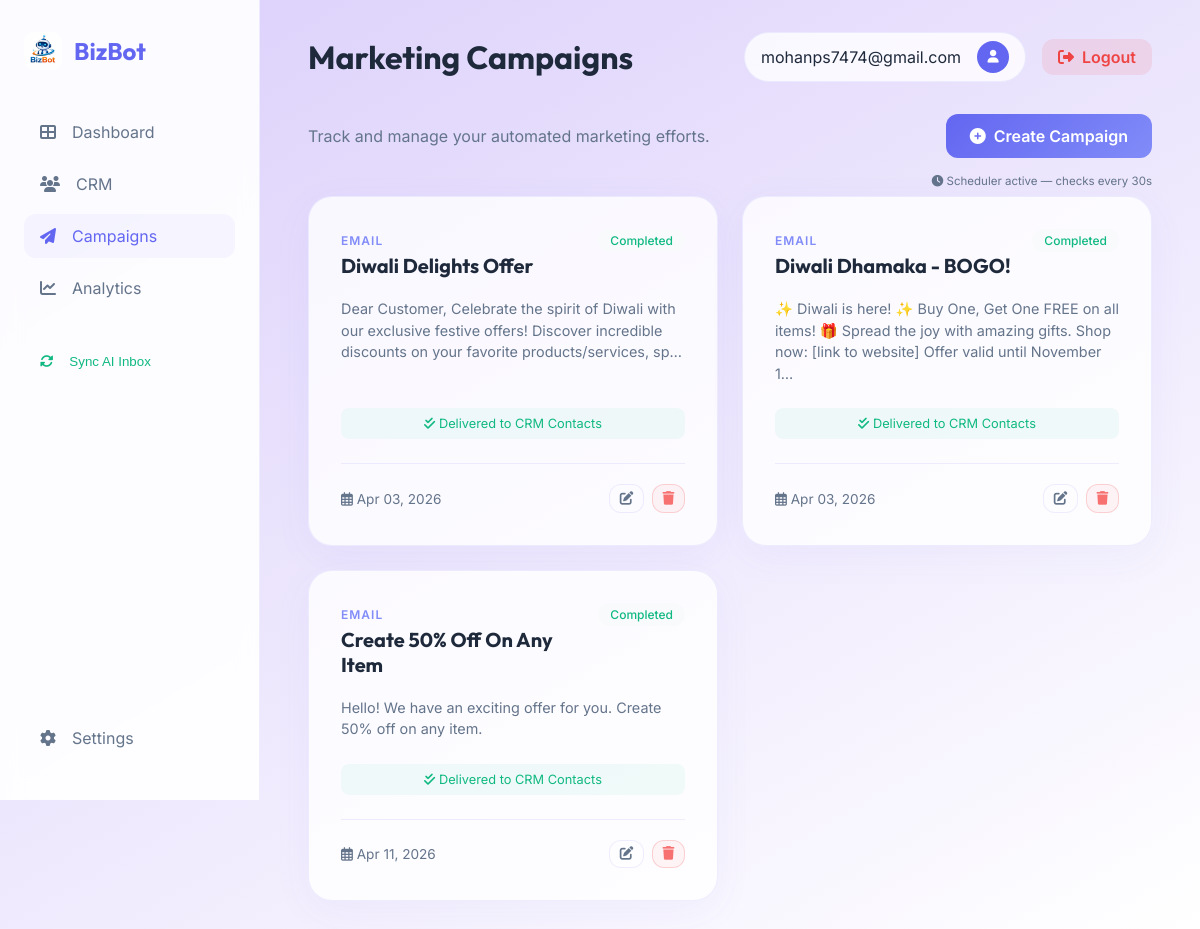
/campaigns/ (signed in), run on the app's committed database.
### campaigns/models.py (models this page shows, shortened)
class Campaign(models.Model):
    CHANNEL_CHOICES = [
        ('EMAIL', 'Email'),
        ('SMS', 'SMS'),
        ('WHATSAPP', 'WhatsApp'),
    ]
    STATUS_CHOICES = [
        ('DRAFT', 'Draft'),
        ('SCHEDULED', 'Scheduled'),
        ('RUNNING', 'Running'),
        ('COMPLETED', 'Completed'),
        ('FAILED', 'Failed'),
    ]
    name = models.CharField(max_length=200)
    channel = models.CharField(max_length=20, choices=CHANNEL_CHOICES)
    content = models.TextField(help_text="The message template or content")
    schedule_time = models.DateTimeField(null=True, blank=True)
    status = models.CharField(max_length=20, choices=STATUS_CHOICES, default='DRAFT')
    created_at = models.DateTimeField(auto_now_add=True)

### campaigns/views.py (the view)
# urls.py: path('', views.campaign_list, name='campaign_list'),
@login_required
def campaign_list(request):
    campaigns = Campaign.objects.all()
    return render(request, 'campaigns/campaign_list.html', {'campaigns': campaigns})

### templates/campaigns/campaign_list.html (shortened to what this page needs)
{% extends 'base.html' %}
{% block page_title %}Marketing Campaigns{% endblock %}
{% block content %}
<div class="fade-in">
    <div style="display: flex; justify-content: space-between; align-items: center; margin-bottom: 1rem;">
        <p style="color: var(--text-dim);">Track and manage your automated marketing efforts.</p>
        <a href="{% url 'campaign_create' %}" class="btn btn-primary">
            <i class="fas fa-plus-circle"></i> Create Campaign
        </a>
    </div>
    <div id="scheduler-status"><i class="fas fa-clock"></i> Scheduler active — checks every 30s</div>
    <div style="display: grid; grid-template-columns: repeat(auto-fit, minmax(320px, 1fr)); gap: 1.5rem;">
        {% for campaign in campaigns %}
        <div class="glass-card" style="position: relative; overflow: hidden; display: flex; flex-direction: column;">
            <div
                style="display: flex; justify-content: space-between; align-items: flex-start; margin-bottom: 1.25rem;">
                <div>
                    <span
                        style="font-size: 0.75rem; color: var(--primary-light); font-weight: 600; text-transform: uppercase; letter-spacing: 1px;">
                        {{ campaign.get_channel_display }}
                    </span>
                    <h3 style="margin-top: 0.25rem; font-size: 1.25rem;">{{ campaign.name }}</h3>
                </div>
                <span class="status-badge status-{{ campaign.status|lower }}">
                    {{ campaign.get_status_display }}
                </span>
            </div>
            <p style="color: var(--text-dim); font-size: 0.9rem; line-height: 1.5; margin-bottom: 1.5rem; flex-grow: 1;">
                {{ campaign.content|truncatechars:150 }}
            </p>
            <div style="margin-bottom: 1.5rem;">
                {% if campaign.status == 'DRAFT' %}
                    <a href="{% url 'campaign_launch' campaign.pk %}" class="btn btn-primary"
                       style="width: 100%; justify-content: center; background: linear-gradient(135deg, #10b981, #34d399); border: none; font-weight: 700;"
                       onclick="this.innerHTML='<i class=\'fas fa-spinner fa-spin\'></i> AI Personalizing &amp; Sending...'; this.style.opacity='0.6'; this.style.pointerEvents='none';">
                        <i class="fas fa-rocket"></i> Launch to All Contacts
                    </a>
                {% elif campaign.status == 'COMPLETED' %}
                    <div style="text-align: center; font-size: 0.8rem; color: var(--accent); padding: 0.5rem; background: rgba(16,185,129,0.05); border-radius: 8px;">
                        <i class="fas fa-check-double"></i> Delivered to CRM Contacts
                    </div>
                {% endif %}
            </div>
            <div
                style="display: flex; justify-content: space-between; align-items: center; padding-top: 1.25rem; border-top: 1px solid var(--glass-border);">
                <div style="font-size: 0.85rem; color: var(--text-dim);">
                    <i class="far fa-calendar-alt"></i> {{ campaign.created_at|date:"M d, Y" }}
                </div>
                <div style="display: flex; gap: 0.5rem;">
                    <a href="{% url 'campaign_edit' campaign.pk %}" class="btn"
                        style="padding: 0.4rem 0.6rem; background: rgba(255,255,255,0.03); border: 1px solid var(--glass-border); color: var(--text-dim); text-decoration: none; font-size: 0.85rem;">
                        <i class="fas fa-edit"></i>
                    </a>
                    <a href="{% url 'campaign_delete' campaign.pk %}" class="btn"
                        style="padding: 0.4rem 0.6rem; background: rgba(239, 68, 68, 0.05); border: 1px solid rgba(239, 68, 68, 0.2); color: #f87171; text-decoration: none; font-size: 0.85rem;"
                        onclick="return confirm('Are you sure you want to delete this campaign?');">
                        <i class="fas fa-trash"></i>
                    </a>
                </div>
            </div>
        </div>
        {% endfor %}
    </div>
</div>
{% endblock %}

### templates/base.html (shortened to what this page needs)
{% load static %}
<!DOCTYPE html>
<html lang="en">
<head>
    <link rel="stylesheet" href="https://cdnjs.cloudflare.com/ajax/libs/font-awesome/6.4.0/css/all.min.css">
    <link rel="stylesheet" href="{% static 'css/style.css' %}">
</head>
<body>
    <aside>
        <a href="/" class="brand">
            <img src="{% static 'img/logo.jpg' %}" alt="BizBot Logo" class="brand-logo">
            <span>BizBot</span>
        </a>
        <ul class="nav-links">
            <li class="nav-item">
                <a href="{% url 'dashboard' %}"
                    class="nav-link {% if request.resolver_match.url_name == 'dashboard' %}active{% endif %}">
                    <i class="fas fa-th-large"></i>
                    <span>Dashboard</span>
                </a>
            </li>
            <li class="nav-item">
                <a href="{% url 'contact_list' %}" class="nav-link {% if 'crm' in request.path %}active{% endif %}">
                    <i class="fas fa-users"></i>
                    <span>CRM</span>
                </a>
            </li>
            <li class="nav-item">
                <a href="{% url 'campaign_list' %}"
                    class="nav-link {% if 'campaigns' in request.path %}active{% endif %}">
                    <i class="fas fa-paper-plane"></i>
                    <span>Campaigns</span>
                </a>
            </li>
            <li class="nav-item">
                <a href="{% url 'analytics' %}" class="nav-link {% if request.resolver_match.url_name == 'analytics' %}active{% endif %}">
                    <i class="fas fa-chart-line"></i>
                    <span>Analytics</span>
                </a>
            </li>
            <li class="nav-item" style="margin-top: 2rem;">
                <button onclick="syncAIInbox()" id="syncBtn" class="nav-link" style="background: none; border: none; width: 100%; cursor: pointer; color: var(--accent);">
                    <i class="fas fa-sync-alt" id="syncIcon"></i>
                    <span>Sync AI Inbox</span>
                </button>
            </li>
        </ul>
        <div class="nav-item" style="margin-top: auto;">
            <a href="{% url 'settings' %}" class="nav-link {% if request.resolver_match.url_name == 'settings' %}active{% endif %}">
                <i class="fas fa-cog"></i>
                <span>Settings</span>
            </a>
        </div>
    </aside>
    <main>
        <header class="top-bar">
            <h1>{% block page_title %}Dashboard{% endblock %}</h1>
            <div style="display: flex; align-items: center; gap: 1rem;">
                <div class="user-profile">
                    <span>{{ user.username|default:"Business Owner" }}</span>
                    <div class="avatar">
                        <i class="fas fa-user"></i>
                    </div>
                </div>
                <a href="{% url 'handle_logout' %}" class="btn"
                    style="background: rgba(239, 68, 68, 0.1); color: #ef4444; padding: 0.5rem 1rem;">
                    <i class="fas fa-sign-out-alt"></i> Logout
                </a>
            </div>
        </header>
        {% block content %}{% endblock %}
    </main>
</body>
</html>

### static/css/style.css (style rules this page uses)
:root { --primary: #6366f1; --primary-light: #818cf8; --secondary: #ec4899; --bg-dark: #f8fafc; --bg-card: rgba(255, 255, 255, 0.8); --text-main: #1e293b; --text-dim: #64748b; --accent: #10b981; --glass-border: rgba(99, 102, 241, 0.1); }
* { margin: 0; padding: 0; box-sizing: border-box; }
body { font-family: 'Inter', sans-serif; background-color: var(--bg-dark); color: var(--text-main); background-image: linear-gradient(150deg, rgba(200, 179, 250, 0.607), white); background-repeat: no-repeat; background-attachment: fixed; min-height: 100vh; display: flex; overflow-x: hidden; }
h1, h2, h3, .brand, .form_container h1 { font-family: 'Outfit', sans-serif; }
aside { width: 260px; background: rgba(255, 255, 255, 0.9); backdrop-filter: blur(10px); border-right: 1px solid var(--glass-border); height: 100vh; position: fixed; left: 0; top: 0; z-index: 100; padding: 2rem 1.5rem; display: flex; flex-direction: column; }
.brand { font-size: 1.5rem; font-weight: 700; margin-bottom: 2.5rem; display: flex; align-items: center; gap: 0.75rem; color: var(--primary); text-decoration: none; }
.brand-logo { width: 38px; height: 38px; object-fit: contain; border-radius: 10px; }
.nav-links, .nav_links { list-style: none; flex-grow: 1; }
.nav-item { margin-bottom: 0.5rem; }
.nav-link, .nav_links a { display: flex; align-items: center; gap: 1rem; padding: 0.75rem 1rem; color: var(--text-dim); text-decoration: none; border-radius: 12px; transition: all 0.3s ease; }
.nav-link:hover, .nav-link.active, .nav_links a:hover { background: rgba(99, 102, 241, 0.05); color: var(--primary); }
main { flex-grow: 1; padding: 2rem 3rem; margin-left: 260px; max-width: calc(100% - 260px); }
.top-bar { display: flex; justify-content: space-between; align-items: center; margin-bottom: 2rem; }
.user-profile { display: flex; align-items: center; gap: 1rem; background: var(--bg-card); padding: 0.5rem 1rem; border-radius: 50px; border: 1px solid var(--glass-border); }
.avatar { width: 32px; height: 32px; border-radius: 50%; background: var(--primary); color: white; display: flex; align-items: center; justify-content: center; font-size: 0.8rem; }
.glass-card, .form_container { background: var(--bg-card); backdrop-filter: blur(12px); border: 1px solid var(--glass-border); border-radius: 24px; padding: 2rem; box-shadow: 0 10px 40px rgba(99, 102, 241, 0.05); }
.btn, .input_feilds button { padding: 0.75rem 1.5rem; border-radius: 12px; font-weight: 600; cursor: pointer; transition: all 0.3s ease; text-decoration: none; display: inline-flex; align-items: center; gap: 0.5rem; border: none; font-family: inherit; }
.btn-primary, .input_feilds button { background: linear-gradient(135deg, var(--primary), var(--primary-light)); color: white; }
.fade-in { animation: fadeIn 0.5s ease forwards; }

### templates/campaigns/campaign_list.html (style rules this page uses)
.status-badge { padding: 0.25rem 0.75rem; border-radius: 50px; font-size: 0.75rem; background: var(--bg-dark); font-weight: 500; }
.status-completed { color: var(--accent); }
#scheduler-status { font-size: 0.72rem; color: var(--text-dim); text-align: right; margin-bottom: 0.5rem; }

### data on the page
Campaign: channel "EMAIL", name "Diwali Delights Offer", status "Completed", content "Dear Customer, Celebrate the spirit of Diwali with our exclusive festive offers! Discover incredible discounts on your favorite products/services, sp…", shows "Delivered to CRM Contacts", created_at "Apr 03, 2026"
Campaign: channel "EMAIL", name "Diwali Dhamaka - BOGO!", status "Completed", content "✨ Diwali is here! ✨ Buy One, Get One FREE on all items! 🎁 Spread the joy with amazing gifts. Shop now: [link to website] Offer valid until November 1…", shows "Delivered to CRM Contacts", created_at "Apr 03, 2026"
Campaign: channel "EMAIL", name "Create 50% Off On Any Item", status "Completed", content "Hello! We have an exciting offer for you. Create 50% off on any item.", shows "Delivered to CRM Contacts", created_at "Apr 11, 2026"

### other printed values
{{ user.username|default:"Business Owner" }} "mohanps7474@gmail.com"
